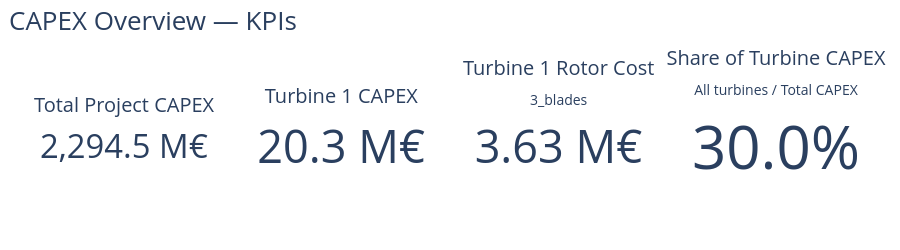
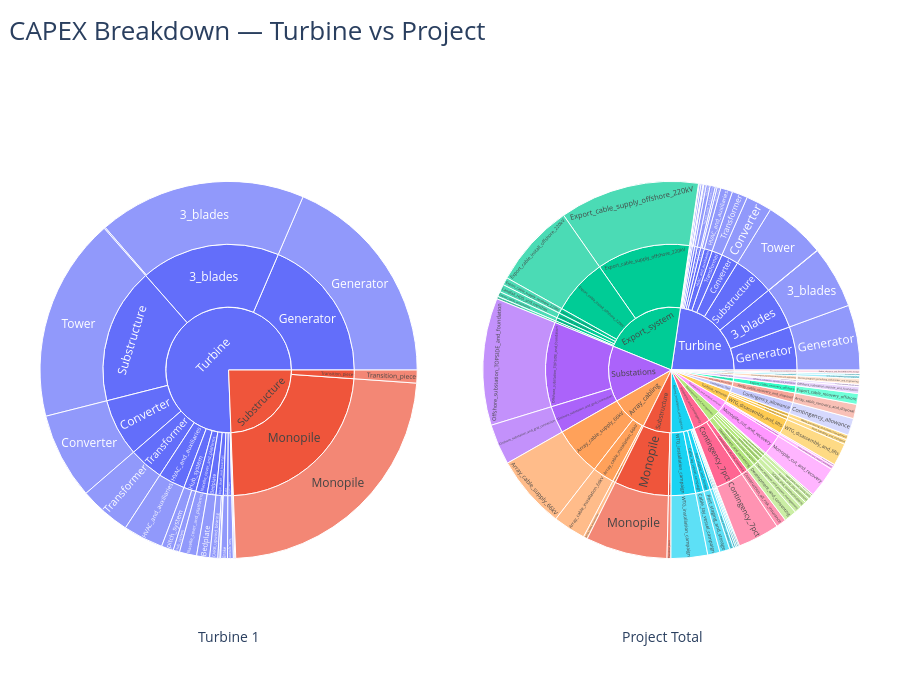
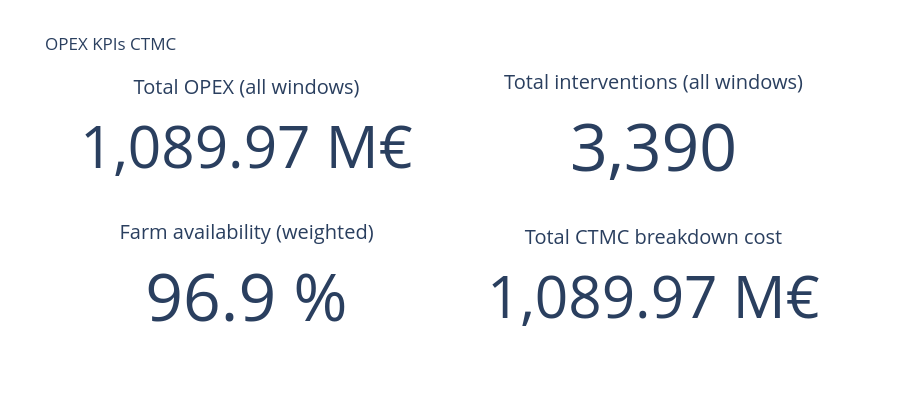
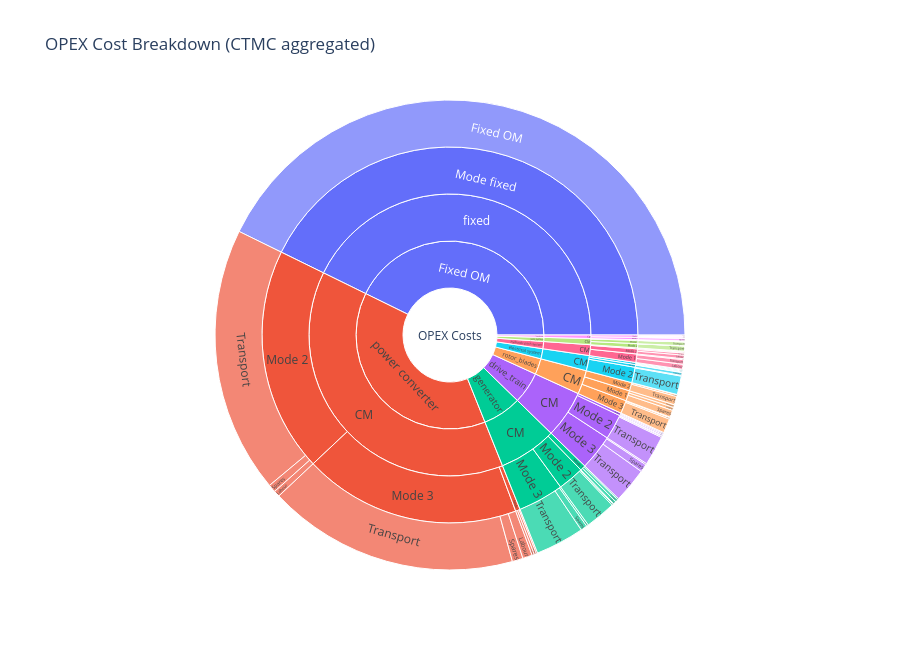

The code cell stored with these charts, in order, in its notebook:
### Markdown cell above
# Single Experiment

### Code cell
from pathlib import Path
import sys

PROJECT_ROOT = Path.cwd().parent   # parent of examples = WINPACT_TREND
sys.path.append(str(PROJECT_ROOT))

from core.Simulation import build_experiment

LIBRARY_PATH = PROJECT_ROOT / "examples" / "Inputs" / "HKN"
RESULT_DIR   = PROJECT_ROOT / "results"

sim_cfg = {
    "run_marketenv": True,
    "run_metenv": False,
    "run_capex": True,
    "capex_dashboard": True,
    "run_windfarm": True,
    "run_opex": True,
    "opex_dashboard": True,
    "run_lifetime_extension": True,
    "run_revenue": True,
    "run_valuation": True,
    "valuation_dashboard": True,
    "collect_results": True,
}

# build the experiment

exp = build_experiment(
    library_path=str(LIBRARY_PATH),
    base_config_path="config.yaml",
    simulation_config=sim_cfg,
    replicates = 1, 
    seed = 42,
    name="test_experiment",
    result_directory= str(RESULT_DIR),
)

# run the experiment
exp.run()

### Figure 1 — Plotly figure (JSON) as saved in the notebook; plotly's stock layout.template omitted (floating-point values rounded to 4 significant figures)
{"data": [{"domain": {"x": [0, 0.205], "y": [0, 1]}, "mode": "number", "number": {"suffix": " M€", "valueformat": ",.1f"}, "title": {"text": "Total Project CAPEX"}, "type": "indicator", "value": 2295.0}, {"domain": {"x": [0.265, 0.47], "y": [0, 1]}, "mode": "number", "number": {"suffix": " M€", "valueformat": ",.1f"}, "title": {"text": "Turbine 1 CAPEX"}, "type": "indicator", "value": 20.26}, {"domain": {"x": [0.53, 0.735], "y": [0, 1]}, "mode": "number", "number": {"suffix": " M€", "valueformat": ",.2f"}, "title": {"text": "Turbine 1 Rotor Cost<br><sub>3_blades</sub>"}, "type": "indicator", "value": 3.632}, {"domain": {"x": [0.795, 1], "y": [0, 1]}, "mode": "number", "number": {"valueformat": ".1%"}, "title": {"text": "Share of Turbine CAPEX<br><sub>All turbines / Total CAPEX</sub>"}, "type": "indicator", "value": 0.3003}], "layout": {"height": 250, "margin": {"b": 20, "l": 40, "r": 40, "t": 60}, "title": {"font": {"size": 26}, "text": "CAPEX Overview — KPIs", "x": 0.01}}}

### Figure 2 — Plotly figure (JSON) as saved in the notebook; plotly's stock layout.template omitted (floating-point values rounded to 4 significant figures; data arrays with more than 128 entries replaced by an {"elided": "..."} marker saying what was removed)
{"data": [{"branchvalues": "total", "domain": {"x": [0, 0.46], "y": [0, 1]}, "hovertemplate": "%{label}<br>Cost: %{value:,.2f} M€<br>Share: %{percentParent:.1%} of parent<br>Global: %{percentRoot:.1%} of total<extra></extra>", "ids": ["cat:Turbine", "cat:Substructure", "cat:Substructure|sub:Monopile", "cat:Substructure|sub:Transition_piece", "cat:Turbine|sub:3_blades", "cat:Turbine|sub:Bedplate", "cat:Turbine|sub:Brake", "cat:Turbine|sub:Converter", "cat:Turbine|sub:Generator", "cat:Turbine|sub:HVAC_and_auxiliaries", "cat:Turbine|sub:Hub_system", "cat:Turbine|sub:Main_shaft_and_bearings", "cat:Turbine|sub:Nacelle_cover_and_platforms", "cat:Turbine|sub:Substructure", "cat:Turbine|sub:Tower_top_interface", "cat:Turbine|sub:Transformer", "cat:Turbine|sub:Turret", "cat:Turbine|sub:Yaw_system", "cat:Substructure|sub:Monopile|ssub:Monopile", "cat:Substructure|sub:Transition_piece|ssub:Transition_piece", "cat:Turbine|sub:3_blades|ssub:3_blades", "cat:Turbine|sub:3_blades|ssub:blade_surface_coatings", "cat:Turbine|sub:Bedplate|ssub:Bedplate", "cat:Turbine|sub:Brake|ssub:Brake", "cat:Turbine|sub:Converter|ssub:Converter", "cat:Turbine|sub:Generator|ssub:Generator", "cat:Turbine|sub:HVAC_and_auxiliaries|ssub:HVAC_and_auxiliaries", "cat:Turbine|sub:Hub_system|ssub:Hub_system", "cat:Turbine|sub:Hub_system|ssub:pitch_system", "cat:Turbine|sub:Main_shaft_and_bearings|ssub:CARB_upwind_bearing", "cat:Turbine|sub:Main_shaft_and_bearings|ssub:SRB_downwind_bearing", "cat:Turbine|sub:Main_shaft_and_bearings|ssub:main_shaft", "cat:Turbine|sub:Nacelle_cover_and_platforms|ssub:Nacelle_cover_and_platforms", "cat:Turbine|sub:Substructure|ssub:Tower", "cat:Turbine|sub:Tower_top_interface|ssub:Tower_top_interface", "cat:Turbine|sub:Transformer|ssub:Transformer", "cat:Turbine|sub:Turret|ssub:Turret", "cat:Turbine|sub:Yaw_system|ssub:Yaw_system"], "labels": ["Turbine", "Substructure", "Monopile", "Transition_piece", "3_blades", "Bedplate", "Brake", "Converter", "Generator", "HVAC_and_auxiliaries", "Hub_system", "Main_shaft_and_bearings", "Nacelle_cover_and_platforms", "Substructure", "Tower_top_interface", "Transformer", "Turret", "Yaw_system", "Monopile", "Transition_piece", "3_blades", "blade_surface_coatings", "Bedplate", "Brake", "Converter", "Generator", "HVAC_and_auxiliaries", "Hub_system", "pitch_system", "CARB_upwind_bearing", "SRB_downwind_bearing", "main_shaft", "Nacelle_cover_and_platforms", "Tower", "Tower_top_interface", "Transformer", "Turret", "Yaw_system"], "parents": ["", "", "cat:Substructure", "cat:Substructure", "cat:Turbine", "cat:Turbine", "cat:Turbine", "cat:Turbine", "cat:Turbine", "cat:Turbine", "cat:Turbine", "cat:Turbine", "cat:Turbine", "cat:Turbine", "cat:Turbine", "cat:Turbine", "cat:Turbine", "cat:Turbine", "cat:Substructure|sub:Monopile", "cat:Substructure|sub:Transition_piece", "cat:Turbine|sub:3_blades", "cat:Turbine|sub:3_blades", "cat:Turbine|sub:Bedplate", "cat:Turbine|sub:Brake", "cat:Turbine|sub:Converter", "cat:Turbine|sub:Generator", "cat:Turbine|sub:HVAC_and_auxiliaries", "cat:Turbine|sub:Hub_system", "cat:Turbine|sub:Hub_system", "cat:Turbine|sub:Main_shaft_and_bearings", "cat:Turbine|sub:Main_shaft_and_bearings", "cat:Turbine|sub:Main_shaft_and_bearings", "cat:Turbine|sub:Nacelle_cover_and_platforms", "cat:Turbine|sub:Substructure", "cat:Turbine|sub:Tower_top_interface", "cat:Turbine|sub:Transformer", "cat:Turbine|sub:Turret", "cat:Turbine|sub:Yaw_system"], "type": "sunburst", "values": [15.32, 4.943, 4.718, 0.225, 3.632, 0.2253, 0.1176, 1.5, 3.757, 0.6957, 0.3216, 0.1888, 0.2987, 3.542, 0.024, 0.9, 0.0162, 0.1013, 4.718, 0.225, 3.61, 0.0225, 0.2253, 0.1176, 1.5, 3.757, 0.6957, 0.111, 0.2106, 0.1406, 0.0372, 0.01107, 0.2987, 3.542, 0.024, 0.9, 0.0162, 0.1013]}, {"branchvalues": "total", "domain": {"x": [0.54, 1], "y": [0, 1]}, "hovertemplate": "%{label}<br>Cost: %{value:,.2f} M€<br>Share: %{percentParent:.1%} of parent<br>Global: %{percentRoot:.1%} of total<extra></extra>", "ids": {"elided": "137 str values"}, "labels": {"elided": "137 str values"}, "parents": {"elided": "137 str values"}, "type": "sunburst", "values": {"elided": "137 float values"}}], "layout": {"annotations": [{"font": {"size": 14}, "showarrow": false, "text": "Turbine 1", "x": 0.19, "xref": "paper", "y": 0.02, "yref": "paper"}, {"font": {"size": 14}, "showarrow": false, "text": "Project Total", "x": 0.81, "xref": "paper", "y": 0.02, "yref": "paper"}], "height": 700, "margin": {"b": 40, "l": 40, "r": 40, "t": 80}, "title": {"font": {"size": 26}, "text": "CAPEX Breakdown — Turbine vs Project", "x": 0.01}}}

### Figure 3 — Plotly figure (JSON) as saved in the notebook; plotly's stock layout.template omitted (floating-point values rounded to 4 significant figures)
{"data": [{"domain": {"x": [0, 0.45], "y": [0.625, 1]}, "mode": "number", "number": {"suffix": " M€", "valueformat": ",.2f"}, "title": {"text": "Total OPEX (all windows)"}, "type": "indicator", "value": 1090.0}, {"domain": {"x": [0.55, 1], "y": [0.625, 1]}, "mode": "number", "number": {"valueformat": ",.0f"}, "title": {"text": "Total interventions (all windows)"}, "type": "indicator", "value": 3390.0}, {"domain": {"x": [0, 0.45], "y": [0, 0.375]}, "mode": "number", "number": {"suffix": " %", "valueformat": ".1f"}, "title": {"text": "Farm availability (weighted)"}, "type": "indicator", "value": 96.87}, {"domain": {"x": [0.55, 1], "y": [0, 0.375]}, "mode": "number", "number": {"suffix": " M€", "valueformat": ",.2f"}, "title": {"text": "Total CTMC breakdown cost"}, "type": "indicator", "value": 1090.0}], "layout": {"height": 420, "showlegend": false, "title": {"text": "OPEX KPIs CTMC"}}}

### Figure 4 — Plotly figure (JSON) as saved in the notebook; plotly's stock layout.template omitted (floating-point values rounded to 4 significant figures)
{"data": [{"branchvalues": "total", "hovertemplate": "%{label}<br>%{value:,.0f} €<extra></extra>", "ids": ["cost_root", "cost_root|comp:Fixed OM", "cost_root|comp:Fixed OM|task:fixed", "cost_root|comp:Fixed OM|task:fixed|mode:fixed", "cost_root|comp:Fixed OM|task:fixed|mode:fixed|cat:fixed_OM_eur", "cost_root|comp:drive_train", "cost_root|comp:drive_train|task:CM", "cost_root|comp:drive_train|task:CM|mode:1", "cost_root|comp:drive_train|task:CM|mode:1|cat:transport_eur", "cost_root|comp:drive_train|task:CM|mode:1|cat:labour_eur", "cost_root|comp:drive_train|task:CM|mode:1|cat:spares_eur", "cost_root|comp:drive_train|task:CM|mode:2", "cost_root|comp:drive_train|task:CM|mode:2|cat:transport_eur", "cost_root|comp:drive_train|task:CM|mode:2|cat:labour_eur", "cost_root|comp:drive_train|task:CM|mode:2|cat:spares_eur", "cost_root|comp:drive_train|task:CM|mode:3", "cost_root|comp:drive_train|task:CM|mode:3|cat:transport_eur", "cost_root|comp:drive_train|task:CM|mode:3|cat:labour_eur", "cost_root|comp:drive_train|task:CM|mode:3|cat:spares_eur", "cost_root|comp:electrical system", "cost_root|comp:electrical system|task:CM", "cost_root|comp:electrical system|task:CM|mode:1", "cost_root|comp:electrical system|task:CM|mode:1|cat:transport_eur", "cost_root|comp:electrical system|task:CM|mode:1|cat:labour_eur", "cost_root|comp:electrical system|task:CM|mode:1|cat:spares_eur", "cost_root|comp:electrical system|task:CM|mode:2", "cost_root|comp:electrical system|task:CM|mode:2|cat:transport_eur", "cost_root|comp:electrical system|task:CM|mode:2|cat:labour_eur", "cost_root|comp:electrical system|task:CM|mode:2|cat:spares_eur", "cost_root|comp:electrical system|task:CM|mode:3", "cost_root|comp:electrical system|task:CM|mode:3|cat:transport_eur", "cost_root|comp:electrical system|task:CM|mode:3|cat:labour_eur", "cost_root|comp:electrical system|task:CM|mode:3|cat:spares_eur", "cost_root|comp:generator", "cost_root|comp:generator|task:CM", "cost_root|comp:generator|task:CM|mode:1", "cost_root|comp:generator|task:CM|mode:1|cat:transport_eur", "cost_root|comp:generator|task:CM|mode:1|cat:labour_eur", "cost_root|comp:generator|task:CM|mode:1|cat:spares_eur", "cost_root|comp:generator|task:CM|mode:2", "cost_root|comp:generator|task:CM|mode:2|cat:transport_eur", "cost_root|comp:generator|task:CM|mode:2|cat:labour_eur", "cost_root|comp:generator|task:CM|mode:2|cat:spares_eur", "cost_root|comp:generator|task:CM|mode:3", "cost_root|comp:generator|task:CM|mode:3|cat:transport_eur", "cost_root|comp:generator|task:CM|mode:3|cat:labour_eur", "cost_root|comp:generator|task:CM|mode:3|cat:spares_eur", "cost_root|comp:hydraulic pitch system", "cost_root|comp:hydraulic pitch system|task:CM", "cost_root|comp:hydraulic pitch system|task:CM|mode:1", "cost_root|comp:hydraulic pitch system|task:CM|mode:1|cat:transport_eur", "cost_root|comp:hydraulic pitch system|task:CM|mode:1|cat:labour_eur", "cost_root|comp:hydraulic pitch system|task:CM|mode:1|cat:spares_eur", "cost_root|comp:hydraulic pitch system|task:CM|mode:2", "cost_root|comp:hydraulic pitch system|task:CM|mode:2|cat:transport_eur", "cost_root|comp:hydraulic pitch system|task:CM|mode:2|cat:labour_eur", "cost_root|comp:hydraulic pitch system|task:CM|mode:2|cat:spares_eur", "cost_root|comp:hydraulic pitch system|task:CM|mode:3", "cost_root|comp:hydraulic pitch system|task:CM|mode:3|cat:transport_eur", "cost_root|comp:hydraulic pitch system|task:CM|mode:3|cat:labour_eur", "cost_root|comp:hydraulic pitch system|task:CM|mode:3|cat:spares_eur", "cost_root|comp:power converter", "cost_root|comp:power converter|task:CM", "cost_root|comp:power converter|task:CM|mode:1", "cost_root|comp:power converter|task:CM|mode:1|cat:transport_eur", "cost_root|comp:power converter|task:CM|mode:1|cat:labour_eur", "cost_root|comp:power converter|task:CM|mode:1|cat:spares_eur", "cost_root|comp:power converter|task:CM|mode:2", "cost_root|comp:power converter|task:CM|mode:2|cat:transport_eur", "cost_root|comp:power converter|task:CM|mode:2|cat:labour_eur", "cost_root|comp:power converter|task:CM|mode:2|cat:spares_eur", "cost_root|comp:power converter|task:CM|mode:3", "cost_root|comp:power converter|task:CM|mode:3|cat:transport_eur", "cost_root|comp:power converter|task:CM|mode:3|cat:labour_eur", "cost_root|comp:power converter|task:CM|mode:3|cat:spares_eur", "cost_root|comp:rotor_blades", "cost_root|comp:rotor_blades|task:CM", "cost_root|comp:rotor_blades|task:CM|mode:1", "cost_root|comp:rotor_blades|task:CM|mode:1|cat:transport_eur", "cost_root|comp:rotor_blades|task:CM|mode:1|cat:labour_eur", "cost_root|comp:rotor_blades|task:CM|mode:1|cat:spares_eur", "cost_root|comp:rotor_blades|task:CM|mode:2", "cost_root|comp:rotor_blades|task:CM|mode:2|cat:transport_eur", "cost_root|comp:rotor_blades|task:CM|mode:2|cat:labour_eur", "cost_root|comp:rotor_blades|task:CM|mode:2|cat:spares_eur", "cost_root|comp:rotor_blades|task:CM|mode:3", "cost_root|comp:rotor_blades|task:CM|mode:3|cat:transport_eur", "cost_root|comp:rotor_blades|task:CM|mode:3|cat:labour_eur", "cost_root|comp:rotor_blades|task:CM|mode:3|cat:spares_eur", "cost_root|comp:transformer", "cost_root|comp:transformer|task:CM", "cost_root|comp:transformer|task:CM|mode:1", "cost_root|comp:transformer|task:CM|mode:1|cat:transport_eur", "cost_root|comp:transformer|task:CM|mode:1|cat:labour_eur", "cost_root|comp:transformer|task:CM|mode:1|cat:spares_eur", "cost_root|comp:transformer|task:CM|mode:2", "cost_root|comp:transformer|task:CM|mode:2|cat:transport_eur", "cost_root|comp:transformer|task:CM|mode:2|cat:labour_eur", "cost_root|comp:transformer|task:CM|mode:2|cat:spares_eur", "cost_root|comp:yaw_system", "cost_root|comp:yaw_system|task:CM", "cost_root|comp:yaw_system|task:CM|mode:1", "cost_root|comp:yaw_system|task:CM|mode:1|cat:transport_eur", "cost_root|comp:yaw_system|task:CM|mode:1|cat:labour_eur", "cost_root|comp:yaw_system|task:CM|mode:1|cat:spares_eur", "cost_root|comp:yaw_system|task:CM|mode:2", "cost_root|comp:yaw_system|task:CM|mode:2|cat:transport_eur", "cost_root|comp:yaw_system|task:CM|mode:2|cat:labour_eur", "cost_root|comp:yaw_system|task:CM|mode:2|cat:spares_eur", "cost_root|comp:yaw_system|task:CM|mode:3", "cost_root|comp:yaw_system|task:CM|mode:3|cat:transport_eur", "cost_root|comp:yaw_system|task:CM|mode:3|cat:labour_eur", "cost_root|comp:yaw_system|task:CM|mode:3|cat:spares_eur"], "labels": ["OPEX Costs", "Fixed OM", "fixed", "Mode fixed", "Fixed OM", "drive_train", "CM", "Mode 1", "Transport", "Labour", "Spares", "Mode 2", "Transport", "Labour", "Spares", "Mode 3", "Transport", "Labour", "Spares", "electrical system", "CM", "Mode 1", "Transport", "Labour", "Spares", "Mode 2", "Transport", "Labour", "Spares", "Mode 3", "Transport", "Labour", "Spares", "generator", "CM", "Mode 1", "Transport", "Labour", "Spares", "Mode 2", "Transport", "Labour", "Spares", "Mode 3", "Transport", "Labour", "Spares", "hydraulic pitch system", "CM", "Mode 1", "Transport", "Labour", "Spares", "Mode 2", "Transport", "Labour", "Spares", "Mode 3", "Transport", "Labour", "Spares", "power converter", "CM", "Mode 1", "Transport", "Labour", "Spares", "Mode 2", "Transport", "Labour", "Spares", "Mode 3", "Transport", "Labour", "Spares", "rotor_blades", "CM", "Mode 1", "Transport", "Labour", "Spares", "Mode 2", "Transport", "Labour", "Spares", "Mode 3", "Transport", "Labour", "Spares", "transformer", "CM", "Mode 1", "Transport", "Labour", "Spares", "Mode 2", "Transport", "Labour", "Spares", "yaw_system", "CM", "Mode 1", "Transport", "Labour", "Spares", "Mode 2", "Transport", "Labour", "Spares", "Mode 3", "Transport", "Labour", "Spares"], "parents": ["", "cost_root", "cost_root|comp:Fixed OM", "cost_root|comp:Fixed OM|task:fixed", "cost_root|comp:Fixed OM|task:fixed|mode:fixed", "cost_root", "cost_root|comp:drive_train", "cost_root|comp:drive_train|task:CM", "cost_root|comp:drive_train|task:CM|mode:1", "cost_root|comp:drive_train|task:CM|mode:1", "cost_root|comp:drive_train|task:CM|mode:1", "cost_root|comp:drive_train|task:CM", "cost_root|comp:drive_train|task:CM|mode:2", "cost_root|comp:drive_train|task:CM|mode:2", "cost_root|comp:drive_train|task:CM|mode:2", "cost_root|comp:drive_train|task:CM", "cost_root|comp:drive_train|task:CM|mode:3", "cost_root|comp:drive_train|task:CM|mode:3", "cost_root|comp:drive_train|task:CM|mode:3", "cost_root", "cost_root|comp:electrical system", "cost_root|comp:electrical system|task:CM", "cost_root|comp:electrical system|task:CM|mode:1", "cost_root|comp:electrical system|task:CM|mode:1", "cost_root|comp:electrical system|task:CM|mode:1", "cost_root|comp:electrical system|task:CM", "cost_root|comp:electrical system|task:CM|mode:2", "cost_root|comp:electrical system|task:CM|mode:2", "cost_root|comp:electrical system|task:CM|mode:2", "cost_root|comp:electrical system|task:CM", "cost_root|comp:electrical system|task:CM|mode:3", "cost_root|comp:electrical system|task:CM|mode:3", "cost_root|comp:electrical system|task:CM|mode:3", "cost_root", "cost_root|comp:generator", "cost_root|comp:generator|task:CM", "cost_root|comp:generator|task:CM|mode:1", "cost_root|comp:generator|task:CM|mode:1", "cost_root|comp:generator|task:CM|mode:1", "cost_root|comp:generator|task:CM", "cost_root|comp:generator|task:CM|mode:2", "cost_root|comp:generator|task:CM|mode:2", "cost_root|comp:generator|task:CM|mode:2", "cost_root|comp:generator|task:CM", "cost_root|comp:generator|task:CM|mode:3", "cost_root|comp:generator|task:CM|mode:3", "cost_root|comp:generator|task:CM|mode:3", "cost_root", "cost_root|comp:hydraulic pitch system", "cost_root|comp:hydraulic pitch system|task:CM", "cost_root|comp:hydraulic pitch system|task:CM|mode:1", "cost_root|comp:hydraulic pitch system|task:CM|mode:1", "cost_root|comp:hydraulic pitch system|task:CM|mode:1", "cost_root|comp:hydraulic pitch system|task:CM", "cost_root|comp:hydraulic pitch system|task:CM|mode:2", "cost_root|comp:hydraulic pitch system|task:CM|mode:2", "cost_root|comp:hydraulic pitch system|task:CM|mode:2", "cost_root|comp:hydraulic pitch system|task:CM", "cost_root|comp:hydraulic pitch system|task:CM|mode:3", "cost_root|comp:hydraulic pitch system|task:CM|mode:3", "cost_root|comp:hydraulic pitch system|task:CM|mode:3", "cost_root", "cost_root|comp:power converter", "cost_root|comp:power converter|task:CM", "cost_root|comp:power converter|task:CM|mode:1", "cost_root|comp:power converter|task:CM|mode:1", "cost_root|comp:power converter|task:CM|mode:1", "cost_root|comp:power converter|task:CM", "cost_root|comp:power converter|task:CM|mode:2", "cost_root|comp:power converter|task:CM|mode:2", "cost_root|comp:power converter|task:CM|mode:2", "cost_root|comp:power converter|task:CM", "cost_root|comp:power converter|task:CM|mode:3", "cost_root|comp:power converter|task:CM|mode:3", "cost_root|comp:power converter|task:CM|mode:3", "cost_root", "cost_root|comp:rotor_blades", "cost_root|comp:rotor_blades|task:CM", "cost_root|comp:rotor_blades|task:CM|mode:1", "cost_root|comp:rotor_blades|task:CM|mode:1", "cost_root|comp:rotor_blades|task:CM|mode:1", "cost_root|comp:rotor_blades|task:CM", "cost_root|comp:rotor_blades|task:CM|mode:2", "cost_root|comp:rotor_blades|task:CM|mode:2", "cost_root|comp:rotor_blades|task:CM|mode:2", "cost_root|comp:rotor_blades|task:CM", "cost_root|comp:rotor_blades|task:CM|mode:3", "cost_root|comp:rotor_blades|task:CM|mode:3", "cost_root|comp:rotor_blades|task:CM|mode:3", "cost_root", "cost_root|comp:transformer", "cost_root|comp:transformer|task:CM", "cost_root|comp:transformer|task:CM|mode:1", "cost_root|comp:transformer|task:CM|mode:1", "cost_root|comp:transformer|task:CM|mode:1", "cost_root|comp:transformer|task:CM", "cost_root|comp:transformer|task:CM|mode:2", "cost_root|comp:transformer|task:CM|mode:2", "cost_root|comp:transformer|task:CM|mode:2", "cost_root", "cost_root|comp:yaw_system", "cost_root|comp:yaw_system|task:CM", "cost_root|comp:yaw_system|task:CM|mode:1", "cost_root|comp:yaw_system|task:CM|mode:1", "cost_root|comp:yaw_system|task:CM|mode:1", "cost_root|comp:yaw_system|task:CM", "cost_root|comp:yaw_system|task:CM|mode:2", "cost_root|comp:yaw_system|task:CM|mode:2", "cost_root|comp:yaw_system|task:CM|mode:2", "cost_root|comp:yaw_system|task:CM", "cost_root|comp:yaw_system|task:CM|mode:3", "cost_root|comp:yaw_system|task:CM|mode:3", "cost_root|comp:yaw_system|task:CM|mode:3"], "type": "sunburst", "values": [1090000000.0, 465800000.0, 465800000.0, 465800000.0, 465800000.0, 59430000.0, 59430000.0, 2534000.0, 895800.0, 919700.0, 718600.0, 23670000.0, 22250000.0, 569800.0, 848700.0, 33230000.0, 26250000.0, 993500.0, 5988000.0, 19010000.0, 19010000.0, 1974000.0, 694800.0, 700500.0, 578800.0, 14510000.0, 13930000.0, 336000.0, 245200.0, 2523000.0, 2127000.0, 70620.0, 324800.0, 72490000.0, 72490000.0, 5170000.0, 2022000.0, 2187000.0, 961100.0, 24420000.0, 22830000.0, 565300.0, 1027000.0, 42900000.0, 36570000.0, 1415000.0, 4919000.0, 13460000.0, 13460000.0, 7880000.0, 3438000.0, 3745000.0, 696500.0, 4751000.0, 1545000.0, 2645000.0, 561300.0, 827400.0, 777600.0, 27200.0, 22630.0, 418000000.0, 418000000.0, 4346000.0, 1641000.0, 1736000.0, 969100.0, 210200000.0, 199700000.0, 4599000.0, 5841000.0, 203500000.0, 188200000.0, 7192000.0, 8079000.0, 29840000.0, 29840000.0, 9657000.0, 2047000.0, 2256000.0, 5354000.0, 7837000.0, 6344000.0, 151700.0, 1341000.0, 12340000.0, 10790000.0, 426700.0, 1132000.0, 4391000.0, 4391000.0, 2113000.0, 641800.0, 671600.0, 799500.0, 2278000.0, 90680.0, 154600.0, 2033000.0, 7608000.0, 7608000.0, 561500.0, 302600.0, 155500.0, 103300.0, 3986000.0, 3856000.0, 95010.0, 34390.0, 3061000.0, 2915000.0, 109400.0, 36660.0]}], "layout": {"height": 650, "title": {"text": "OPEX Cost Breakdown (CTMC aggregated)"}}}
